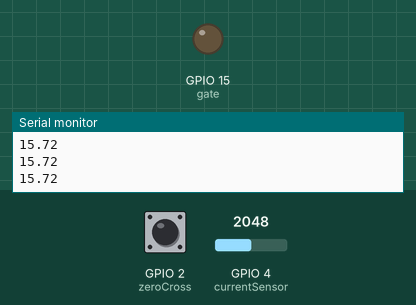
A sketch run on a simulated ESP32. Shown: output pins drawn as LEDs (lit = HIGH), the last lines printed to the serial monitor. The test bench sets the inputs (shaded band); at power-on: GPIO 2 (zeroCross) HIGH, GPIO 4 (currentSensor) = 2048.

Above: at 1.2 s.
1.3 s: GPIO 2 (zeroCross) pulled LOW for 0.15 s
At 2.2 s:
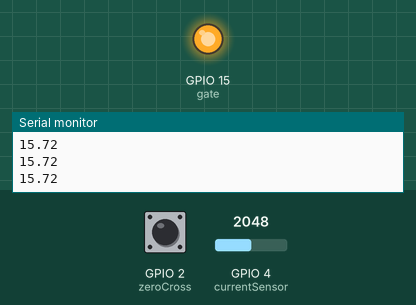
Timing chart, 0 to 4.3 s (numbered marks = the images above; inputs shaded):
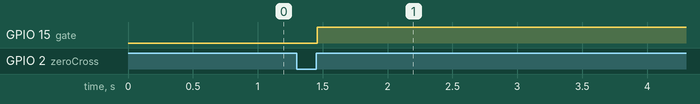

Measured:
- after the input at 1.3 s, GPIO 15 (gate): LOW → HIGH after 0.16 s

The sketch:

IdentificadorPlanta.ino
```cpp
const int currentSensor = 4;
float voltajeSensor[160] = {};
float current[160] = {};
float  v=0;
float sp;
float Im = 0;
float shootTime = 8300;
String message;


const int gate = 15;
const int zeroCross = 2;

hw_timer_t * timer = NULL;
hw_timer_t * square = NULL;
portMUX_TYPE timerMux = portMUX_INITIALIZER_UNLOCKED;

void IRAM_ATTR onTimer() {
  portENTER_CRITICAL_ISR(&timerMux);

  digitalWrite(gate, HIGH);
  timerAlarmDisable(timer);

  portEXIT_CRITICAL_ISR(&timerMux);
}


void IRAM_ATTR detectsZero() {
  digitalWrite(gate, LOW);
  timerWrite(timer, 0);
  timerAlarmWrite(timer, shootTime, false);
  timerAlarmEnable(timer);
}

void setup() {
  Serial.begin(115200);

  pinMode(gate, OUTPUT);
  pinMode(2, OUTPUT);
  pinMode(zeroCross, INPUT_PULLUP);

  attachInterrupt(digitalPinToInterrupt(zeroCross), detectsZero, RISING);

  timer = timerBegin(0, 80, true);
  timerAttachInterrupt(timer, &onTimer, true);
  timerAlarmWrite(timer, 8300, false);


}

void loop() {

  if (Serial.available() > 0) {
    message = Serial.readString();
  }
  sp = message.toFloat();
  sp = map(sp, 10, 0, 0, 8000);
  shootTime = sp;

  for (int i = 0; i < 160; i++) {
    for (int j = 0; j < 15; j++) {
      v = analogRead(currentSensor) * (3.3 / 4095.0);
    }
    voltajeSensor[i] = v / 15.0;
    current[i] =  voltajeSensor[i] / 0.7;
    v=0;
    delayMicroseconds(105);
  }

  for (int i = 0; i < 160; i++) {
    Im = Im + current[i];
  }

  Im = (Im / 160.0) * 100.0;

  Serial.println(Im);

  delay(100);
  Im = 0;

}
```
